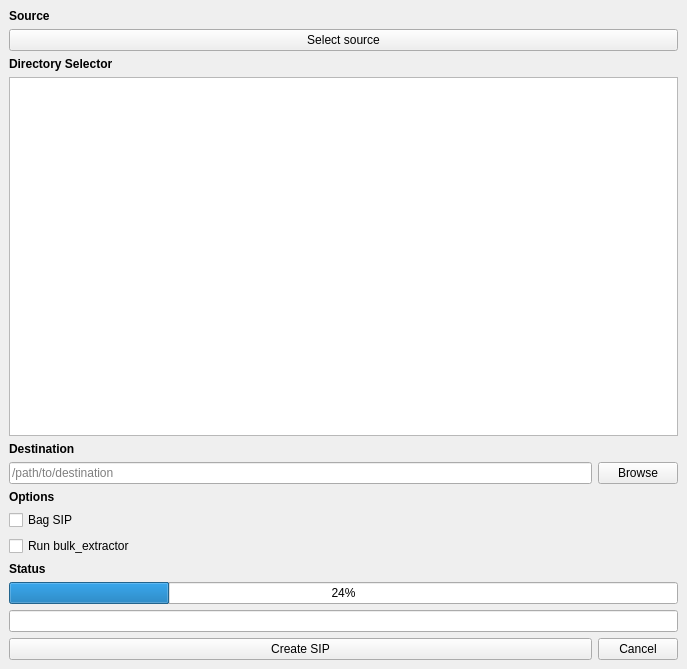
<?xml version="1.0" encoding="UTF-8"?>
<ui version="4.0">
 <class>MainWindow</class>
 <widget class="QMainWindow" name="MainWindow">
  <property name="geometry">
   <rect>
    <x>0</x>
    <y>0</y>
    <width>687</width>
    <height>669</height>
   </rect>
  </property>
  <property name="windowTitle">
   <string>SIP Creator</string>
  </property>
  <widget class="QWidget" name="centralwidget">
   <layout class="QGridLayout" name="gridLayout">
    <item row="13" column="0" colspan="2">
     <widget class="QProgressBar" name="progressBar">
      <property name="value">
       <number>24</number>
      </property>
     </widget>
    </item>
    <item row="9" column="0">
     <widget class="QLabel" name="label">
      <property name="text">
       <string>&lt;html&gt;&lt;head/&gt;&lt;body&gt;&lt;p&gt;&lt;span style=&quot; font-weight:600;&quot;&gt;Options&lt;/span&gt;&lt;/p&gt;&lt;/body&gt;&lt;/html&gt;</string>
      </property>
     </widget>
    </item>
    <item row="10" column="0">
     <widget class="QCheckBox" name="bagSIPs">
      <property name="text">
       <string>Bag SIP</string>
      </property>
     </widget>
    </item>
    <item row="17" column="1">
     <widget class="QPushButton" name="cancelBtn">
      <property name="text">
       <string>Cancel</string>
      </property>
     </widget>
    </item>
    <item row="11" column="0">
     <widget class="QCheckBox" name="bulkExt">
      <property name="text">
       <string>Run bulk_extractor</string>
      </property>
     </widget>
    </item>
    <item row="7" column="0">
     <widget class="QLabel" name="label_3">
      <property name="text">
       <string>&lt;html&gt;&lt;head/&gt;&lt;body&gt;&lt;p&gt;&lt;span style=&quot; font-weight:600;&quot;&gt;Destination&lt;/span&gt;&lt;/p&gt;&lt;/body&gt;&lt;/html&gt;</string>
      </property>
     </widget>
    </item>
    <item row="0" column="0">
     <widget class="QLabel" name="label_5">
      <property name="text">
       <string>&lt;html&gt;&lt;head/&gt;&lt;body&gt;&lt;p&gt;&lt;span style=&quot; font-weight:600;&quot;&gt;Source&lt;/span&gt;&lt;/p&gt;&lt;/body&gt;&lt;/html&gt;</string>
      </property>
     </widget>
    </item>
    <item row="8" column="0">
     <widget class="QLineEdit" name="destination">
      <property name="placeholderText">
       <string>/path/to/destination</string>
      </property>
     </widget>
    </item>
    <item row="12" column="0">
     <widget class="QLabel" name="label_4">
      <property name="text">
       <string>&lt;html&gt;&lt;head/&gt;&lt;body&gt;&lt;p&gt;&lt;span style=&quot; font-weight:600;&quot;&gt;Status&lt;/span&gt;&lt;/p&gt;&lt;/body&gt;&lt;/html&gt;</string>
      </property>
     </widget>
    </item>
    <item row="14" column="0" colspan="2">
     <widget class="QLineEdit" name="status"/>
    </item>
    <item row="17" column="0">
     <widget class="QPushButton" name="processBtn">
      <property name="text">
       <string>Create SIP</string>
      </property>
     </widget>
    </item>
    <item row="8" column="1">
     <widget class="QPushButton" name="destinationBtn">
      <property name="text">
       <string>Browse</string>
      </property>
     </widget>
    </item>
    <item row="4" column="0">
     <widget class="QLabel" name="label_2">
      <property name="text">
       <string>&lt;html&gt;&lt;head/&gt;&lt;body&gt;&lt;p&gt;&lt;span style=&quot; font-weight:600;&quot;&gt;Directory Selector&lt;/span&gt;&lt;/p&gt;&lt;/body&gt;&lt;/html&gt;</string>
      </property>
     </widget>
    </item>
    <item row="5" column="0" colspan="2">
     <widget class="QTreeView" name="treeView"/>
    </item>
    <item row="3" column="0" colspan="2">
     <widget class="QPushButton" name="sourceBtn">
      <property name="text">
       <string>Select source</string>
      </property>
     </widget>
    </item>
   </layout>
  </widget>
 </widget>
 <resources/>
 <connections/>
</ui>
